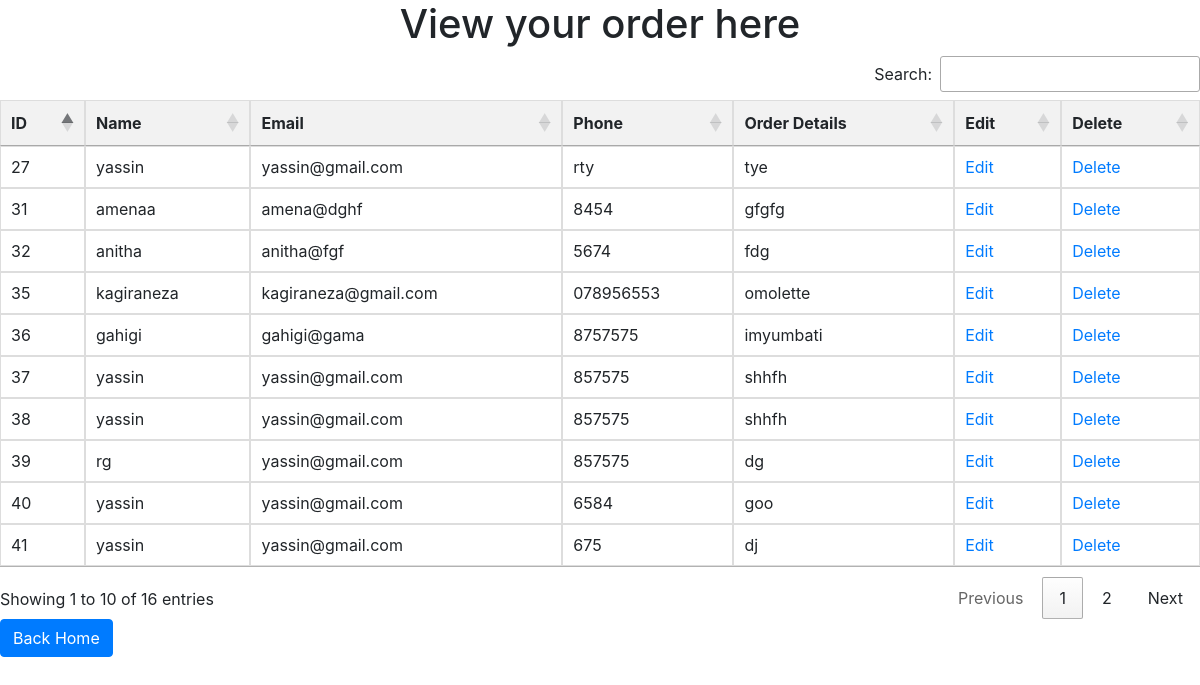
The page /index.php/edit/view on the database its author committed.
### tables this page shows
CREATE TABLE `orders` (
  `id` int(11) UNSIGNED NOT NULL,
  `name` varchar(255) NOT NULL,
  `email` varchar(255) NOT NULL,
  `phone` varchar(20) NOT NULL,
  `order_details` text NOT NULL
);

### application/controllers/Edit.php (called while the page is built, shortened)
<?php
class Edit extends CI_Controller {
    public function view() {
        $this->load->model('Edit_model');
        $data['orders'] = $this->Edit_model->get_users();
        $this->load->view('Auth/viewOrder', $data);
    }
}

### index.php (called while the page is built, shortened)
<?php
require_once BASEPATH.'core/CodeIgniter.php';

### application/models/Edit_model.php (called while the page is built, shortened)
<?php
class Edit_model extends CI_Model {
    public function get_users() {
        $query = $this->db->get('orders');
        return $query->result();
    }
}

### application/views/Auth/viewOrder.php (the view, shortened to what this page needs)
<!DOCTYPE html>
<html lang="en">
<head>
    <link rel="stylesheet" type="text/css" href="https://cdn.datatables.net/1.10.25/css/jquery.dataTables.css">
    <link rel="stylesheet" href="https://cdnjs.cloudflare.com/ajax/libs/twitter-bootstrap/4.5.2/css/bootstrap.css">
    <link rel="stylesheet" href="https://cdn.datatables.net/1.13.4/css/dataTables.bootstrap4.min.css">
    <link rel="stylesheet" type="text/css" href="https://cdn.datatables.net/1.10.24/css/jquery.dataTables.min.css">
</head>
<body>
<center><div class="vieworder"><h1>
    View your order here
</h1></div></center>
<table id="dataTable">
  <thead>
    <tr>
      <th>ID</th>
      <th>Name</th>
      <th>Email</th>
      <th>Phone</th>
      <th>Order Details</th>
      <th>Edit</th>
      <th>Delete</th>
    </tr>
  </thead>
  <tbody>
<?php foreach($orders as $row):?>
     <tr>
     <td><?=$row->id ?></td>
     <td><?=$row->name ?></td>
     <td><?= $row->email ?></td>
      <td><?= $row->phone ?></td>
      <td><?= $row->order_details?></td>
      <td>
        <a href="<?php echo site_url('Edit/Edit_data/'.$row->id ); ?>">Edit</a>
      </td>
      <td>
        <a href="<?php echo site_url('Edit/delete/'.$row->id ); ?>">Delete</a>
      </td>
</tr>
<?php endforeach; ?>
  </tbody>
</table>
<a href="<?php echo base_url('Auth/index'); ?>">
  <button type="submit"class="btn btn-primary ">Back Home</button>
</a>
</body>
</html>

### application/views/Auth/viewOrder.php (style rules this page uses)
table { border-collapse: collapse; width: 100%; margin-bottom: 20px; }
th, td { border: 1px solid #ddd; padding: 8px; text-align: left; }
th { background-color: #f2f2f2; font-weight: bold; }
tr:nth-child(even) { background-color: #f2f2f2; }

### rows shown on the page
orders: id "27", name "yassin", email "yassin@gmail.com", phone "rty", order_details "tye"
orders: id "31", name "amenaa", email "amena@dghf", phone "8454", order_details "gfgfg"
orders: id "32", name "anitha", email "anitha@fgf", phone "5674", order_details "fdg"
orders: id "35", name "kagiraneza", email "kagiraneza@gmail.com", phone "078956553", order_details "omolette"
orders: id "36", name "gahigi", email "gahigi@gama", phone "8757575", order_details "imyumbati"
orders: id "37", name "yassin", email "yassin@gmail.com", phone "857575", order_details "shhfh"
orders: id "38", name "yassin", email "yassin@gmail.com", phone "857575", order_details "shhfh"
orders: id "39", name "rg", email "yassin@gmail.com", phone "857575", order_details "dg"
orders: id "40", name "yassin", email "yassin@gmail.com", phone "6584", order_details "goo"
orders: id "41", name "yassin", email "yassin@gmail.com", phone "675", order_details "dj"
